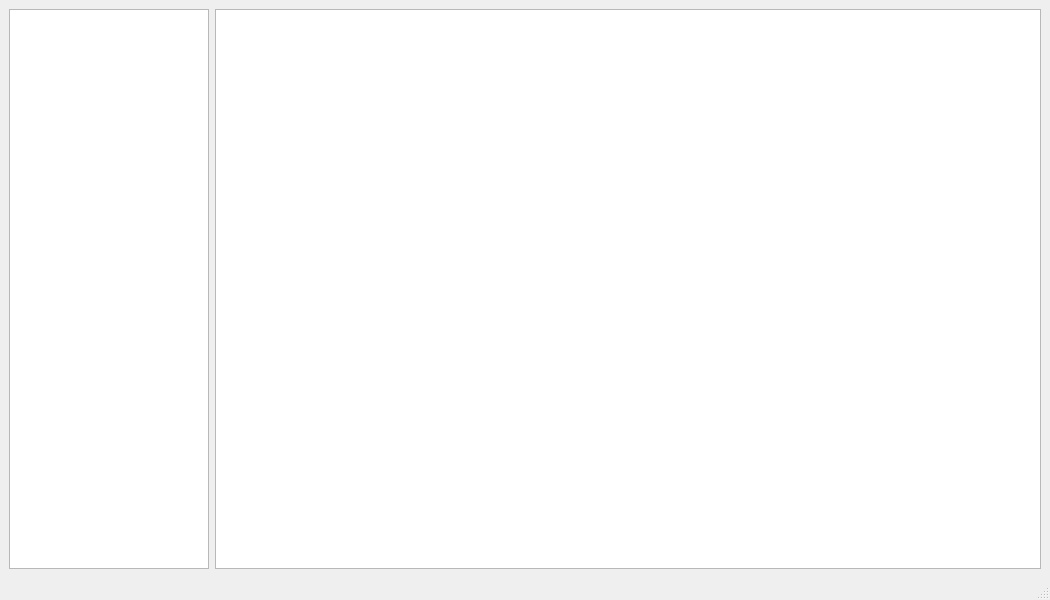
<?xml version="1.0" encoding="UTF-8"?>
<ui version="4.0">
 <class>MainWindow</class>
 <widget class="QMainWindow" name="MainWindow">
  <property name="geometry">
   <rect>
    <x>0</x>
    <y>0</y>
    <width>1050</width>
    <height>600</height>
   </rect>
  </property>
  <property name="windowTitle">
   <string>MainWindow</string>
  </property>
  <widget class="QWidget" name="centralwidget">
   <layout class="QHBoxLayout" name="horizontalLayout">
    <item>
     <widget class="CComponentTreeView" name="treeView">
      <property name="maximumSize">
       <size>
        <width>200</width>
        <height>16777215</height>
       </size>
      </property>
     </widget>
    </item>
    <item>
     <widget class="CGraphicsFlowView" name="graphicsView"/>
    </item>
   </layout>
  </widget>
  <widget class="QMenuBar" name="menubar">
   <property name="geometry">
    <rect>
     <x>0</x>
     <y>0</y>
     <width>1050</width>
     <height>26</height>
    </rect>
   </property>
  </widget>
  <widget class="QStatusBar" name="statusbar"/>
 </widget>
 <customwidgets>
  <customwidget>
   <class>CComponentTreeView</class>
   <extends>QTreeView</extends>
   <header>ComponentTreeView.h</header>
  </customwidget>
  <customwidget>
   <class>CGraphicsFlowView</class>
   <extends>QGraphicsView</extends>
   <header>GraphicsFlowView.h</header>
  </customwidget>
 </customwidgets>
 <resources/>
 <connections/>
</ui>
